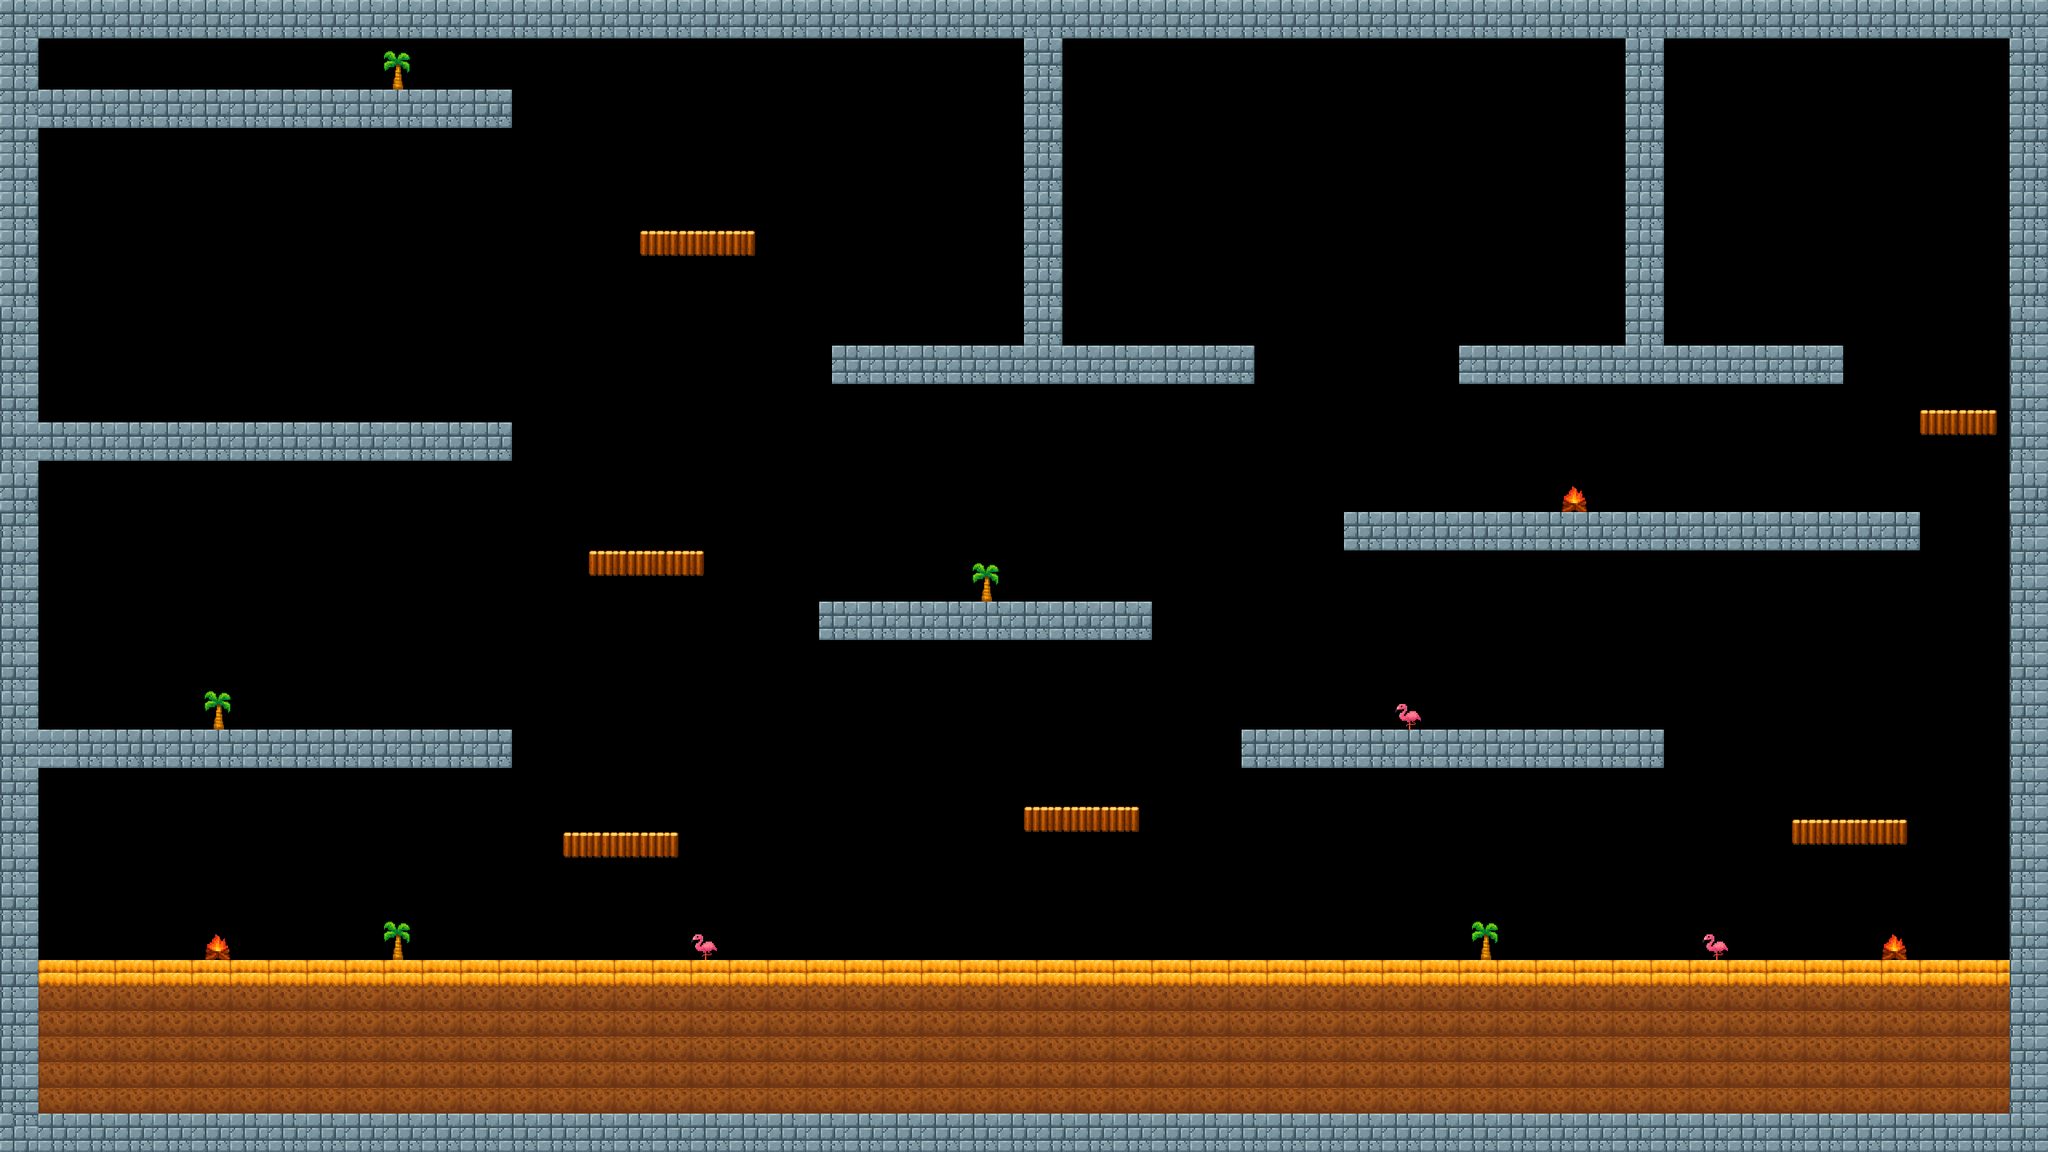

This game map was drawn from its Tiled (.tmx) file and the tilesets committed beside it. A one-line description and the trimmed map source follow:
An orthogonal 160x90 tile map with 16x16 px tiles, 1 tile layer (Tile Layer 1) and 31 objects.

<map version="1.10" tiledversion="1.11.2" orientation="orthogonal" renderorder="right-down" width="160" height="90" tilewidth="16" tileheight="16" infinite="0" nextlayerid="3" nextobjectid="40">
 <tileset firstgid="1" source="summer terrain.tsx" />
 <layer id="1" name="Tile Layer 1" width="160" height="90">
  <data>[14400 cells, 4447 non-empty, 39 distinct tile ids]</data>
 </layer>
 <objectgroup id="2" name="Collision">
  <object id="7" x="0" y="0" width="48" height="1440" />
  <object id="8" x="2512" y="0" width="48" height="1440" />
  <object id="9" x="48" y="1392" width="2464" height="48" />
  <object id="10" x="48" y="0" width="2464" height="48" />
  <object id="11" x="479.938" y="63.9375" width="32" height="48" />
  <object id="12" x="255.983" y="864.028" width="32.0211" height="48" />
  <object id="13" x="479.921" y="1152.06" width="32.0938" height="47.875" />
  <object id="14" x="1216.03" y="703.958" width="32" height="48" />
  <object id="15" x="1840.02" y="1151.95" width="32" height="48" />
  <object id="16" x="256.042" y="1167.83" width="32" height="32" />
  <object id="17" x="2351.94" y="1168.02" width="32" height="32" />
  <object id="18" x="1951.82" y="608" width="32" height="32" />
  <object id="19" x="863.795" y="1167.97" width="32" height="32" />
  <object id="20" x="2127.88" y="1167.81" width="32" height="32" />
  <object id="21" x="1744.08" y="879.979" width="32" height="32" />
  <object id="22" x="48" y="111.963" width="591.94" height="48" />
  <object id="23" x="48" y="528.083" width="591.94" height="48" />
  <object id="24" x="48" y="912.083" width="591.94" height="48" />
  <object id="25" x="800.091" y="287.909" width="144" height="32" />
  <object id="26" x="736.061" y="687.939" width="144" height="32" />
  <object id="27" x="704.045" y="1039.86" width="144" height="32" />
  <object id="28" x="1280.5" y="1008" width="144" height="32" />
  <object id="29" x="2240" y="1024" width="144" height="32" />
  <object id="30" x="2400" y="512" width="96" height="32" />
  <object id="33" x="1039.99" y="431.943" width="528.097" height="48" />
  <object id="34" x="1280.07" y="431.936" width="383.823" height="48" rotation="269.997" />
  <object id="35" x="2032.01" y="432.004" width="383.976" height="48" rotation="269.997" />
  <object id="36" x="1824" y="432.013" width="480.01" height="48" />
  <object id="37" x="1024" y="751.988" width="416.051" height="48" />
  <object id="38" x="1680" y="640" width="720" height="48" />
  <object id="39" x="1551.91" y="911.985" width="528.094" height="48" />
 </objectgroup>
</map>
